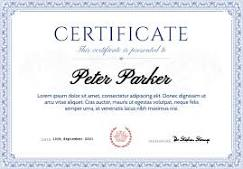
#> input picture pramaansetu/backend/uploads/guest_user/091fa08d190c5d3a_images.jpg, 243 x 169 px
$ python -i seal_verification.py   (imports and definitions only)
#> lines starting #> are read from the running program, lines starting #| are printed output that depends on the picture
import cv2
import numpy as np

def verify_seal(image_path: str) -> dict:
    """Stage 9: Seal Verification (Hough circles, color histogram & confidence)"""
    img = cv2.imread(image_path)
#> img is the input picture: shape (169, 243, 3); mean B, G, R 239.7, 235.8, 233.8
    if img is None:
        return {"present": False, "confidence_pct": 0.0, "error": "Unable to read image."}

    h, w, _ = img.shape
#> h = 169; w = 243
    # Seals are typically located in bottom 40% of document
    seal_roi = img[int(h * 0.5):h, :]
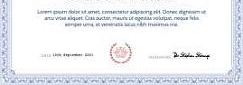
#> seal_roi: shape (85, 243, 3); mean B, G, R 241.9, 237.8, 235.9

    gray = cv2.cvtColor(seal_roi, cv2.COLOR_BGR2GRAY)
    blurred = cv2.medianBlur(gray, 5)
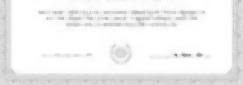
#> blurred: shape (85, 243); min 133, max 255, mean 241.1

    # Hough Circle transform to detect official stamp / seal rings
    circles = cv2.HoughCircles(
        blurred,
        cv2.HOUGH_GRADIENT,
        dp=1.2,
        minDist=100,
        param1=50,
        param2=30,
        minRadius=30,
        maxRadius=180
    )
#> circles = [[167.4, 12.6, 68.88], [60.6, 24.6, 58.2]]

    seal_detected = False
    confidence = 0.0

    if circles is not None:
        seal_detected = True
        confidence = 90.0
    else:
        # Check red/blue stamp ink color mask
        hsv = cv2.cvtColor(seal_roi, cv2.COLOR_BGR2HSV)

        # Red ink mask
        lower_red1 = np.array([0, 50, 50])
        upper_red1 = np.array([10, 255, 255])
        lower_red2 = np.array([170, 50, 50])
        upper_red2 = np.array([180, 255, 255])
        mask_red = cv2.inRange(hsv, lower_red1, upper_red1) | cv2.inRange(hsv, lower_red2, upper_red2)

        # Blue ink mask
        lower_blue = np.array([100, 50, 50])
        upper_blue = np.array([140, 255, 255])
        mask_blue = cv2.inRange(hsv, lower_blue, upper_blue)

        ink_pixels = cv2.countNonZero(mask_red | mask_blue)
        if ink_pixels > 500:
            seal_detected = True
            confidence = 82.0
        else:
            # Baseline seal check on circular contour
            contours, _ = cv2.findContours(cv2.Canny(gray, 50, 150), cv2.RETR_TREE, cv2.CHAIN_APPROX_SIMPLE)
            for c in contours:
                area = cv2.contourArea(c)
                if area > 1000:
                    perimeter = cv2.arcLength(c, True)
                    if perimeter > 0:
                        circularity = 4 * np.pi * (area / (perimeter * perimeter))
                        if circularity > 0.6:
                            seal_detected = True
                            confidence = 78.0
                            break

    return {
        "present": seal_detected,
        "confidence_pct": round(confidence, 2) if seal_detected else 0.0,
        "notes": "Official circular seal/stamp identified with clear boundary." if seal_detected else "Official seal missing or unverified."
    }

>>> result = verify_seal('../../uploads/guest_user/091fa08d190c5d3a_images.jpg')
